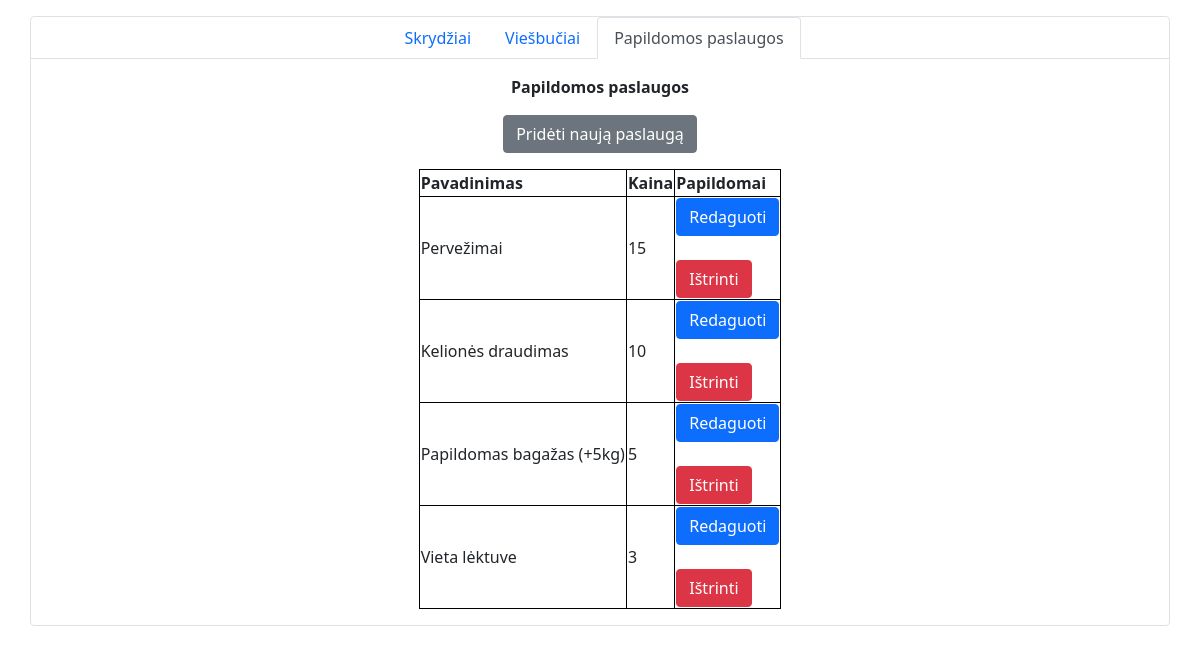
/Admin_paslaugos.php, run on the app's committed database.
### tables this page shows
CREATE TABLE `paslaugos` (
  `paslaugosid` int(11) NOT NULL AUTO_INCREMENT,
  `pavadinimas` varchar(32) NOT NULL,
  `kaina` double NOT NULL,
  PRIMARY KEY (`paslaugosid`)
);

### Admin_paslaugos.php (the view, shortened to what this page needs)
<?php
require_once 'sesija.php';
$sql = "SELECT * FROM paslaugos";
$paslaugos = $conn->query($sql);
?>
<!doctype html>
<html lang="en">
  <head>
    <link href="https://cdn.jsdelivr.net/npm/bootstrap@5.1.3/dist/css/bootstrap.min.css" rel="stylesheet">
	<link href="stilius.css" rel="stylesheet">
  </head>
  <body>
<div class="container border rounded mt-3">
	<div class="row mb-3">
		<ul class="nav nav-tabs justify-content-center">
		  <li class="nav-item">
			<a class="nav-link " href="Admin_skrydziai.php" >Skrydžiai</a>
		  </li>
		  <li class="nav-item">
			<a class="nav-link" href="Admin_viesbuciai.php" >Viešbučiai</a>
		  </li>
		  <li class="nav-item">
			<a class="nav-link active" aria-current="page">Papildomos paslaugos</a>
		  </li>
		</ul>
	</div>
	<span class="d-flex justify-content-center fw-bold">Papildomos paslaugos</span>
		<div class="d-flex justify-content-center mb-3 mt-3">
		<form action='prideti_paslaugas.php'>
			<button class="btn btn-secondary" type='submit'>Pridėti naują paslaugą</button>
		</form>
	</div>
	<div class="d-flex justify-content-center mb-3 mt-3">
		<?php
		if($paslaugos->num_rows > 0){
			echo '
			<table>
			<tr>
				<th>Pavadinimas</th>
				<th>Kaina</th>
				<th>Papildomai</th>
			</tr>
		  ';
			while ($row = $paslaugos->fetch_assoc()) {
				echo "  <tr>
				<td>".$row['pavadinimas']."</td>
				<td>".$row['kaina']."</td>
				<td>
					<form action='redaguoti_paslaugas.php' method='post'>
						<input hidden name='pavadinimas' value='".$row['pavadinimas']."'/>
						<input hidden name='kaina' value='".$row['kaina']."'/>
						<input hidden name='paslaugosid' value='".$row['paslaugosid']."'/>
						<button class='btn btn-primary' type='submit'>Redaguoti </button>
					</form>
					</br>
					";
                    ?>
					<form action='istrinti_paslauga.php' onsubmit="return confirm('Are you sure you want to submit this form?')">
                    <?php echo "
						<input hidden name='paslaugosid' value='".$row['paslaugosid']."'/>
						<button class='btn btn-danger' type='submit'>Ištrinti </button>
                        ";?>
					</form>
                    <?php
                    echo "
				</td>
			  </tr>";
			}
		 }
		 echo '</table>';
		?>
	</div>
</div>
  </body>
</html>

### stilius.css (style rules this page uses)
table, th, td { border: 1px solid black; }

### data on the page
paslaugos: pavadinimas "Pervežimai", kaina "15"
paslaugos: pavadinimas "Kelionės draudimas", kaina "10"
paslaugos: pavadinimas "Papildomas bagažas (+5kg)", kaina "5"
paslaugos: pavadinimas "Vieta lėktuve", kaina "3"
